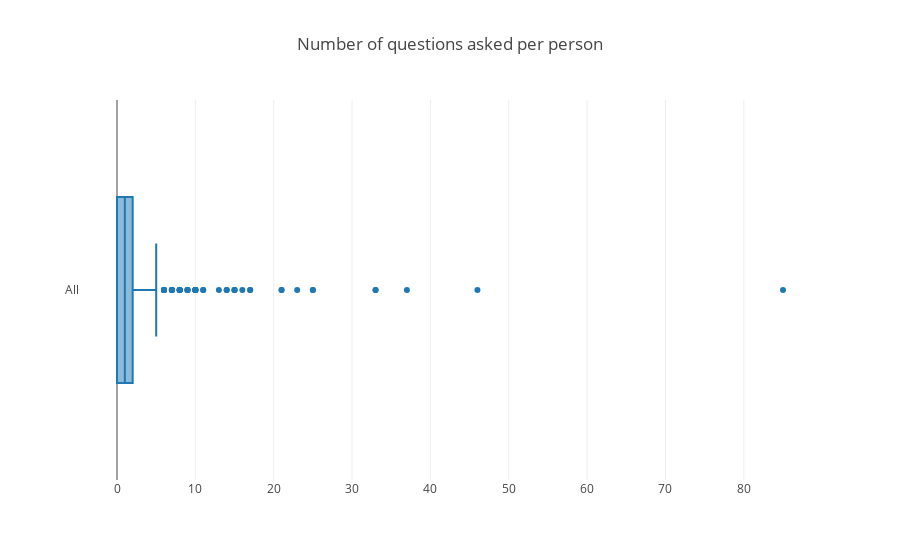

Write notebook code for a chart like this one.
### Code cell
trace = go.Box(x=questers.freq, name='All')
layout = go.Layout(title='Number of questions asked per person', showlegend=False)
fig = go.Figure(data=[trace], layout=layout)
plotly.offline.iplot(fig)

### Figure 1 — Plotly figure (JSON) as saved in the notebook; plotly's stock layout.template omitted (floating-point values rounded to 4 significant figures; data arrays with more than 128 entries replaced by an {"elided": "..."} marker saying what was removed)
{"data": [{"name": "All", "type": "box", "x": {"elided": "401 int values"}}], "layout": {"showlegend": false, "title": "Number of questions asked per person"}}
